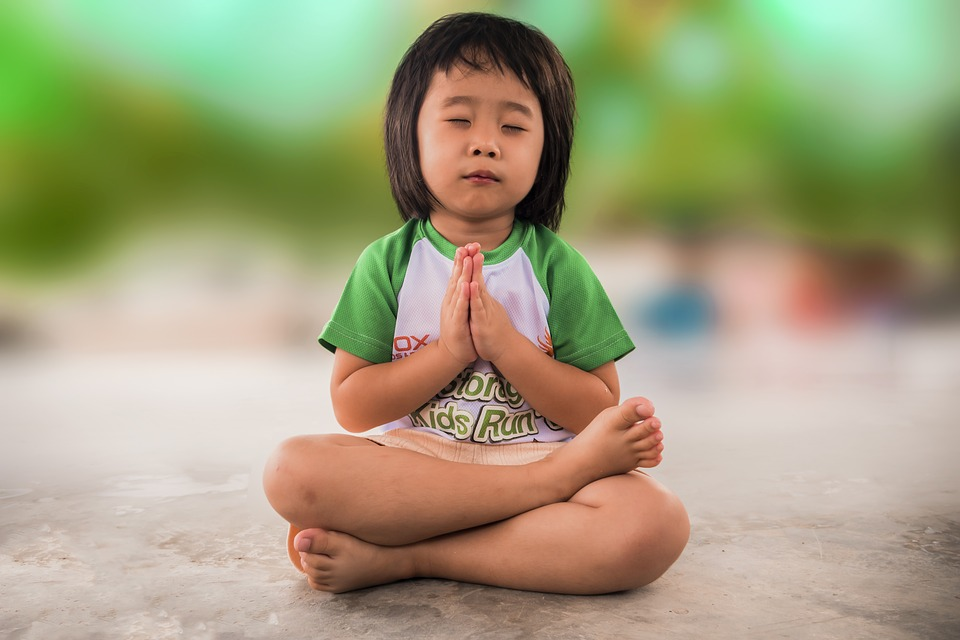
#> input picture Exemplos/Menina.jpg, 960 x 640 px
$ python Exemplo4.py
#> lines starting #> are read from the running program, lines starting #| are printed output that depends on the picture
import cv2
import numpy as np
import matplotlib.pyplot as plt
img = cv2.imread("Menina.jpg", cv2.IMREAD_GRAYSCALE)
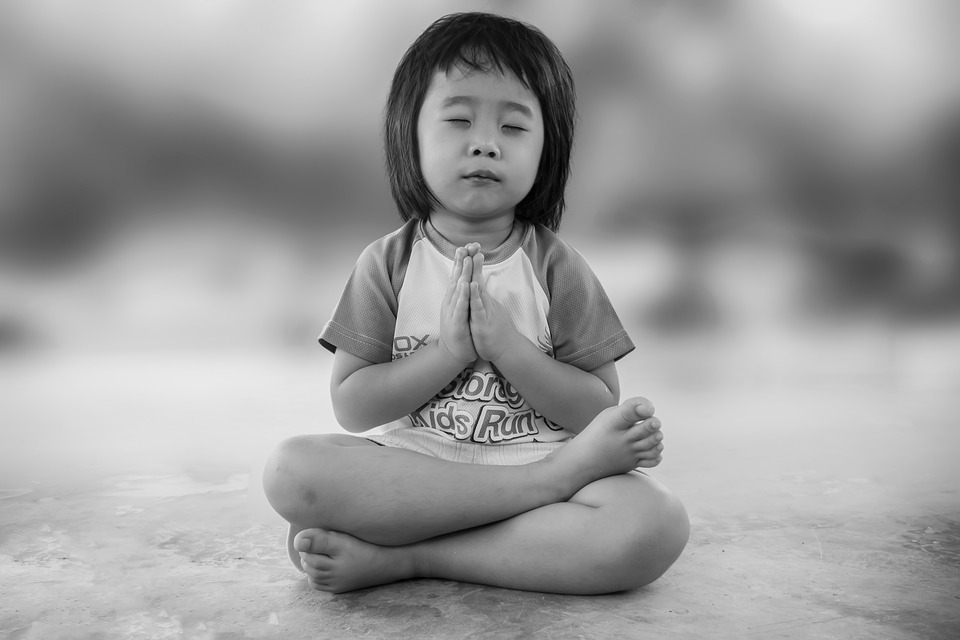
#> img: shape (640, 960); min 0, max 243, mean 156.7
# [5 lines of commented-out code are left out]
plt.imshow(img, cmap ='gray', interpolation = 'bicubic')
plt.plot([50,100],[80,100], 'c', linewidth = 5)
plt.show()
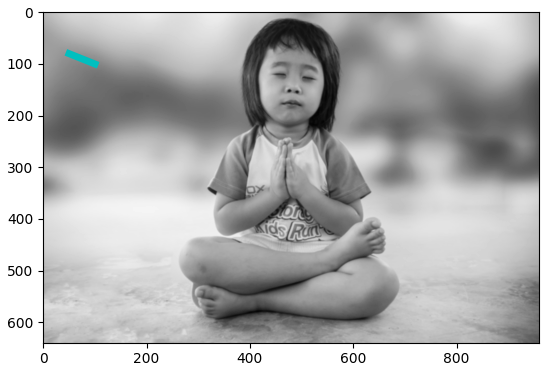
#> figure drawn by matplotlib, 1 panel

$ run again, with Exemplos/images.jpeg copied over Exemplos/Menina.jpg
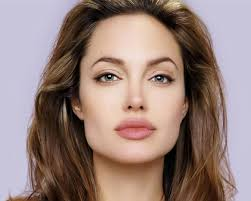
#> input picture Exemplos/images.jpeg, 251 x 201 px
#> `img = cv2.imread("Menina.jpg", cv2.IMREAD_GRAYSCALE)`:
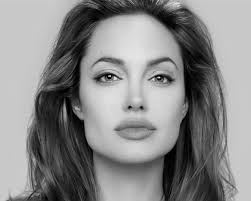
#> img: shape (201, 251); min 0, max 233, mean 135.1
#> `plt.show()`:
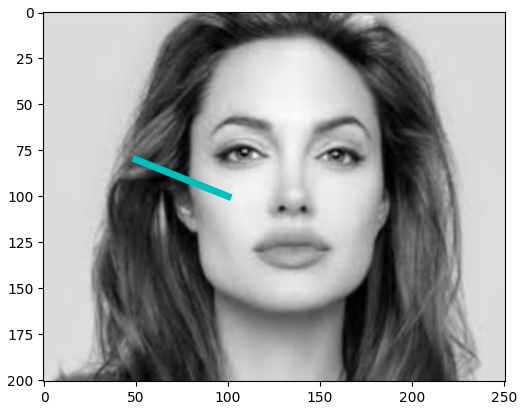
#> figure drawn by matplotlib, 1 panel
